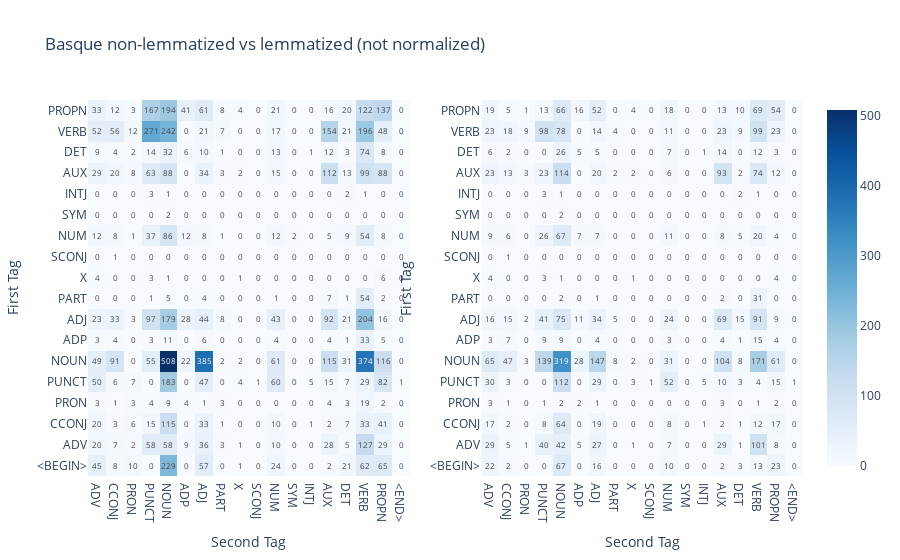

The notebook cell saved with this chart:
### Code cell
# Generate dataframes
# Basque
basque_failed_tag_bigrams_df, basque_failed_tag_bigrams_df_norm = get_bigram_error_df(basque_dataset, basque_predictions)
basque_lemmatized_failed_tag_bigrams_df, basque_lemmatized_failed_tag_bigrams_df_norm = get_bigram_error_df(basque_dataset, basque_lemmatized_predictions)
# Japanese
japanese_failed_tag_bigrams_df, japanese_failed_tag_bigrams_df_norm = get_bigram_error_df(japanese_dataset, japanese_predictions)
japanese_lemmatized_failed_tag_bigrams_df, japanese_lemmatized_failed_tag_bigrams_df_norm = get_bigram_error_df(japanese_dataset, japanese_lemmatized_predictions)

# Generate the error matrix plots
basque_failed_tag_bigrams_heatmap, basque_failed_tag_bigrams_norm_heatmap = generate_error_matrix_plot(basque_failed_tag_bigrams_df, basque_failed_tag_bigrams_df_norm, 'Basque', False)
basque_lemmatized_failed_tag_bigrams_heatmap, basque_lemmatized_failed_tag_bigrams_norm_heatmap = generate_error_matrix_plot(basque_lemmatized_failed_tag_bigrams_df, basque_lemmatized_failed_tag_bigrams_df_norm, 'Basque', True)
japanese_failed_tag_bigrams_heatmap, japanese_failed_tag_bigrams_norm_heatmap = generate_error_matrix_plot(japanese_failed_tag_bigrams_df, japanese_failed_tag_bigrams_df_norm, 'Japanese', False)
japanese_lemmatized_failed_tag_bigrams_heatmap, japanese_lemmatized_failed_tag_bigrams_norm_heatmap = generate_error_matrix_plot(japanese_lemmatized_failed_tag_bigrams_df, japanese_lemmatized_failed_tag_bigrams_df_norm, 'Japanese', True)

# Plot in grid subplots
fig = make_subplots(1, 2, horizontal_spacing=0.1)
fig.add_trace(basque_failed_tag_bigrams_heatmap.data[0], row=1, col=1)
fig.add_trace(basque_lemmatized_failed_tag_bigrams_heatmap.data[0], row=1, col=2)
fig.update_layout(title_text="Basque non-lemmatized vs lemmatized (not normalized)", coloraxis=dict(colorscale='blues'))
fig.update_yaxes(title_text="First Tag", row=1, col=1)
fig.update_yaxes(title_text="First Tag", row=1, col=2)
fig.update_xaxes(title_text="Second Tag", row=1, col=1)
fig.update_xaxes(title_text="Second Tag", row=1, col=2)
fig.show()

fig = make_subplots(1, 2, horizontal_spacing=0.1)
fig.add_trace(japanese_failed_tag_bigrams_heatmap.data[0], row=1, col=1)
fig.add_trace(japanese_lemmatized_failed_tag_bigrams_heatmap.data[0], row=1, col=2)
fig.update_layout(title_text="Japanese non-lemmatized vs lemmatized (not normalized)", coloraxis=dict(colorscale='blues'))
fig.update_yaxes(title_text="First Tag", row=1, col=1)
fig.update_yaxes(title_text="First Tag", row=1, col=2)
fig.update_xaxes(title_text="Second Tag", row=1, col=1)
fig.update_xaxes(title_text="Second Tag", row=1, col=2)
fig.show()


fig = make_subplots(1, 2, horizontal_spacing=0.1)
fig.add_trace(basque_failed_tag_bigrams_norm_heatmap.data[0], row=1, col=1)
fig.add_trace(basque_lemmatized_failed_tag_bigrams_norm_heatmap.data[0], row=1, col=2)
fig.update_layout(title_text="Basque non-lemmatized vs lemmatized (normalized)", coloraxis=dict(colorscale='blues'))
fig.update_yaxes(title_text="First Tag", row=1, col=1)
fig.update_yaxes(title_text="First Tag", row=1, col=2)
fig.update_xaxes(title_text="Second Tag", row=1, col=1)
fig.update_xaxes(title_text="Second Tag", row=1, col=2)
fig.show()

fig = make_subplots(1, 2, horizontal_spacing=0.1)
fig.add_trace(japanese_failed_tag_bigrams_norm_heatmap.data[0], row=1, col=1)
fig.add_trace(japanese_lemmatized_failed_tag_bigrams_norm_heatmap.data[0], row=1, col=2)
fig.update_layout(title_text="Japanese non-lemmatized vs lemmatized (normalized)", coloraxis=dict(colorscale='blues'))
fig.update_yaxes(title_text="First Tag", row=1, col=1)
fig.update_yaxes(title_text="First Tag", row=1, col=2)
fig.update_xaxes(title_text="Second Tag", row=1, col=1)
fig.update_xaxes(title_text="Second Tag", row=1, col=2)
fig.show()

### Figure 1 — Plotly figure (JSON) as saved in the notebook; plotly's stock layout.template omitted (floating-point values rounded to 4 significant figures; data arrays with more than 128 entries replaced by an {"elided": "..."} marker saying what was removed)
{"data": [{"coloraxis": "coloraxis", "hovertemplate": "Second tag: %{x}<br>First tag: %{y}<br>Bigram Freq: %{z}<extra></extra>", "name": "0", "texttemplate": "%{z}", "x": ["ADV", "CCONJ", "PRON", "PUNCT", "NOUN", "ADP", "ADJ", "PART", "X", "SCONJ", "NUM", "SYM", "INTJ", "AUX", "DET", "VERB", "PROPN", "<END>"], "xaxis": "x", "y": ["<BEGIN>", "ADV", "CCONJ", "PRON", "PUNCT", "NOUN", "ADP", "ADJ", "PART", "X", "SCONJ", "NUM", "SYM", "INTJ", "AUX", "DET", "VERB", "PROPN"], "yaxis": "y", "z": {"elided": "18x18 int values"}, "type": "heatmap"}, {"coloraxis": "coloraxis", "hovertemplate": "Second tag: %{x}<br>First tag: %{y}<br>Bigram Freq: %{z}<extra></extra>", "name": "0", "texttemplate": "%{z}", "x": ["ADV", "CCONJ", "PRON", "PUNCT", "NOUN", "ADP", "ADJ", "PART", "X", "SCONJ", "NUM", "SYM", "INTJ", "AUX", "DET", "VERB", "PROPN", "<END>"], "xaxis": "x2", "y": ["<BEGIN>", "ADV", "CCONJ", "PRON", "PUNCT", "NOUN", "ADP", "ADJ", "PART", "X", "SCONJ", "NUM", "SYM", "INTJ", "AUX", "DET", "VERB", "PROPN"], "yaxis": "y2", "z": {"elided": "18x18 int values"}, "type": "heatmap"}], "layout": {"xaxis": {"anchor": "y", "domain": [0.0, 0.45], "title": {"text": "Second Tag"}}, "yaxis": {"anchor": "x", "domain": [0.0, 1.0], "title": {"text": "First Tag"}}, "xaxis2": {"anchor": "y2", "domain": [0.55, 1.0], "title": {"text": "Second Tag"}}, "yaxis2": {"anchor": "x2", "domain": [0.0, 1.0], "title": {"text": "First Tag"}}, "title": {"text": "Basque non-lemmatized vs lemmatized (not normalized)"}, "coloraxis": {"colorscale": [[0.0, "rgb(247,251,255)"], [0.125, "rgb(222,235,247)"], [0.25, "rgb(198,219,239)"], [0.375, "rgb(158,202,225)"], [0.5, "rgb(107,174,214)"], [0.625, "rgb(66,146,198)"], [0.75, "rgb(33,113,181)"], [0.875, "rgb(8,81,156)"], [1.0, "rgb(8,48,107)"]]}}}
